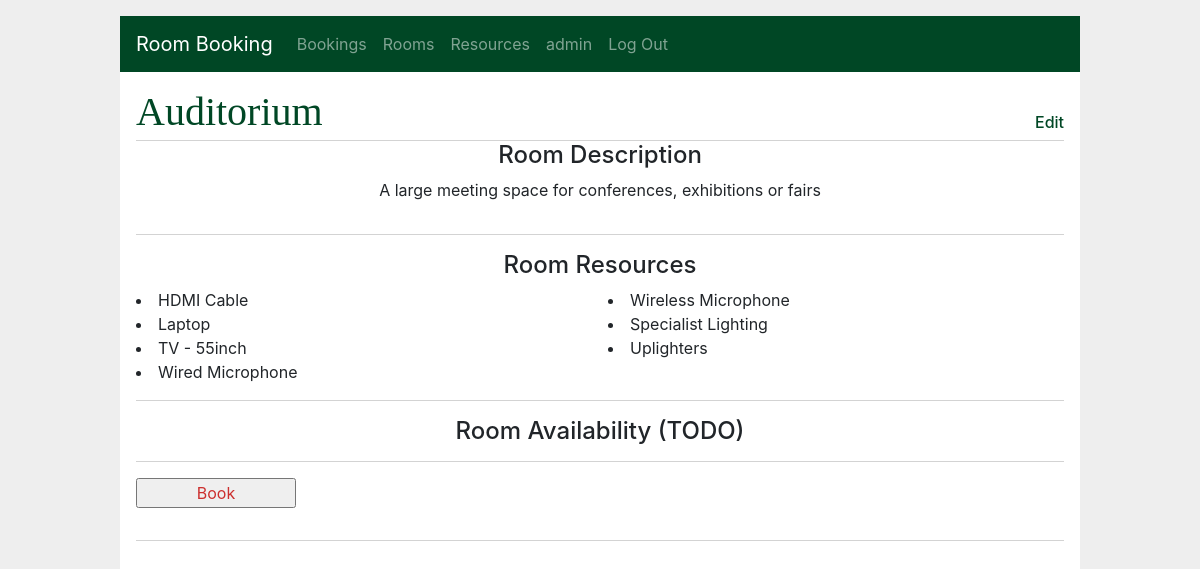
Screenshot of /rooms/5/details (signed in) with the database file from the repository.
### app/models/user.py (models this page shows, shortened)
class User(db.Model):
    __tablename__ = "users"
    id = db.Column(db.Integer, primary_key=True, autoincrement=True, nullable=False)
    email = db.Column(db.String(150), unique=True, nullable=False)
    password = db.Column(db.Text, nullable=False)
    firstname = db.Column(db.String(150), nullable=False)
    lastname = db.Column(db.String(150), nullable=False)
    created = db.Column(db.DateTime, default=datetime.datetime.now(), nullable=False)
    role = db.Column(db.String(150), default='user', nullable=False)
    bookings = db.relationship('Booking', back_populates="creator", cascade='all, delete, delete-orphan')

### app/models/room.py (models this page shows, shortened)
class Room(db.Model):
    __tablename__ = "rooms"
    id = db.Column(db.Integer, primary_key=True, autoincrement=True, nullable=False)
    name = db.Column(db.String(150), unique=True, nullable=False)
    description = db.Column(db.String, nullable=False)
    room_bookings = db.relationship('RoomBooking', back_populates="room", cascade='all, delete, delete-orphan')
    room_resources = db.relationship('RoomResource', back_populates="room", cascade='all, delete, delete-orphan')

### app/models/resource.py (models this page shows, shortened)
class RoomResource(db.Model):
    __tablename__ = "roomresources"
    id = db.Column(db.Integer, primary_key=True, autoincrement=True, nullable=False)
    room_id = db.Column(db.Integer, ForeignKey("rooms.id", ondelete="CASCADE"), nullable=False)
    room = db.relationship('Room', foreign_keys=[room_id])
    resource_id = db.Column(db.Integer, ForeignKey("resources.id", ondelete="CASCADE"), nullable=False)
    resource = db.relationship('Resource', foreign_keys=[resource_id])
    quantity = db.Column(db.Integer)
    booked_resources = db.relationship('BookedResource', back_populates="room_resource",
                                       cascade='all, delete, delete-orphan')

class Resource(db.Model):
    __tablename__ = 'resources'
    id = db.Column(db.Integer, primary_key=True, autoincrement=True, nullable=False)
    name = db.Column(db.String(150), unique=True, nullable=False)
    description = db.Column(db.String, nullable=False)
    room_resources = db.relationship('RoomResource', back_populates="resource", cascade='all, delete, delete-orphan')

### app/rooms/routes.py (the view)
@bp.route('/<int:id>/details', methods=('GET',))
@login_required
def details(id):
    room = Room.query.filter_by(id=id).first()
    room_resources = room.room_resources
    return render_template('rooms/details.html', room=room, room_resources=room_resources)

### app/main/routes.py (called while the page is built)
@bp.before_app_request
def load_logged_in_user():
    user_id = session.get('user_id')
    if user_id is None:
        g.user = None
    else:
        g.user = User.query.filter_by(
                id=user_id).first()

def login_required(view):
    @functools.wraps(view)
    def wrapped_view(**kwargs):
        if g.user is None:
            return redirect(url_for('main.login'))
        return view(**kwargs)
    return wrapped_view

### app/templates/rooms/details.html
{% extends 'base.html' %}
{% block header %}
  <h1>{% block title %}{{ room.name }}{% endblock %}</h1>
{% if g.user.role == 'admin' %}
    <a href="{{ url_for('rooms.update', id=room.id) }}"><h6>Edit</h6></a>
{% endif %}
{% endblock %}
{% block content %}
  <h4 class="d-flex justify-content-center">Room Description</h4>
  <div class="d-flex justify-content-center">
    <p style="white-space: pre-wrap;">{{ room['description'] }}</p>
  </div>
    <hr>
  <div>
    <h4 class="d-flex justify-content-center">Room Resources</h4>
    <div class="columns2">
      {% for resource in room_resources %}
        <li> {{ resource.resource.name }} </li>
      {% endfor %}
    </div>
    <hr>
     <h4 class="d-flex justify-content-center">Room Availability (TODO)</h4>
  </div>
  <hr>
  <form action="{{ url_for('bookings.create', room_id=room['id']) }}">
    <input class="danger" type="submit" value="Book">
  </form>
  <hr>
{% endblock %}

### app/templates/base.html (shortened to what this page needs)
<!doctype html>
<html lang="en">
  <head>
    <link rel="stylesheet" href="https://stackpath.bootstrapcdn.com/bootstrap/4.3.1/css/bootstrap.min.css">
    <link rel="stylesheet" href="{{ url_for('static', filename='style.css') }}">
  </head>
  <body>
    <nav class="navbar navbar-expand-lg navbar-dark">
      <a class="navbar-brand" href="{{ url_for('main.index') }}">Room Booking</a>
      <div class="collapse navbar-collapse" id="navbarNav">
        <ul class="navbar-nav">
          {% if g.user %}
            <li class="nav-item"><a class="nav-link" href="{{ url_for('bookings.index') }}">Bookings</a>
            <li class="nav-item"><a class="nav-link" href="{{ url_for('rooms.index') }}">Rooms</a>
            <li class="nav-item"><a class="nav-link" href="{{ url_for('resources.index') }}">Resources</a>
            <li class="nav-item current-user"><a class="nav-link" href="{{ url_for('main.account') }}">{{ g.user.firstname }}</a>
            <li class="nav-item nav-right"><a class="nav-link" href="{{ url_for('main.logout') }}">Log Out</a>
          {% else %}
            <li class="nav-item"><a class="nav-link" href="{{ url_for('main.register') }}">Register</a>
            <li class="nav-item"><a class="nav-link" href="{{ url_for('main.login') }}">Log In</a>
          {% endif %}
        </ul>
      </div>
    </nav>
    <section class="content">
      <header>
        {% block header %}{% endblock %}
      </header>
      {% block content %}
      {% endblock %}
    </section>
  </body>
</html>

### app/static/style.css (style rules this page uses)
html { font-family: Libre Baskerville, serif, Montserrat,sans-serif; background: #eee; padding: 1rem; }
body { max-width: 960px; margin: 0 auto; background: white; }
h1 { font-family: serif; color: #004725; margin: 1rem 0; }
a { color: #004725; }
hr { border: none; border-top: 1px solid lightgray; }
nav { background: #004725; display: flex; align-items: center; padding: 0 0.5rem; }
nav ul { display: flex; list-style: none; margin: 0; padding: 0; border: none; }
nav ul li a, nav ul li span, header .action { display: block; padding: 0.5rem; }
.columns2 { column-count: 2; justify-content: space-between; }
.content { padding: 0 1rem 1rem; }
.content > header { border-bottom: 1px solid lightgray; display: flex; align-items: flex-end; }
.content > header h1 { flex: auto; margin: 1rem 0 0.25rem 0; }
.content form { margin: 1em 0; display: flex; flex-direction: column; }
.content input, .content textarea { margin-bottom: 1em; }
input.danger { color: #cc2f2e; }
input[type=submit] { align-self: start; min-width: 10em; }

### rows the page displays
User: user.firstname "admin"
Room: name "Auditorium", description "A large meeting space for conferences, exhibitions or fairs"
RoomResource: resource.name "HDMI Cable"
RoomResource: resource.name "Laptop"
RoomResource: resource.name "TV - 55inch"
RoomResource: resource.name "Wired Microphone"
RoomResource: resource.name "Wireless Microphone"
RoomResource: resource.name "Specialist Lighting"
RoomResource: resource.name "Uplighters"
